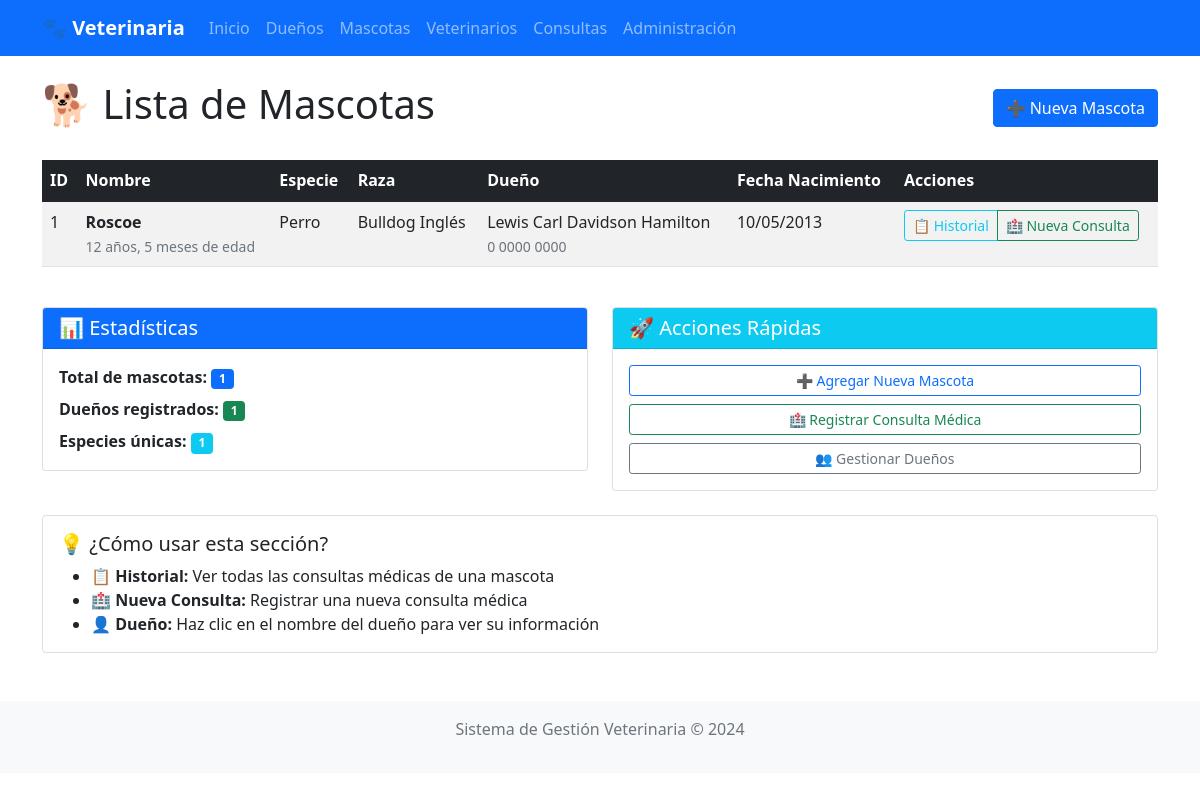
Page /mascotas/ on the earlier database version.
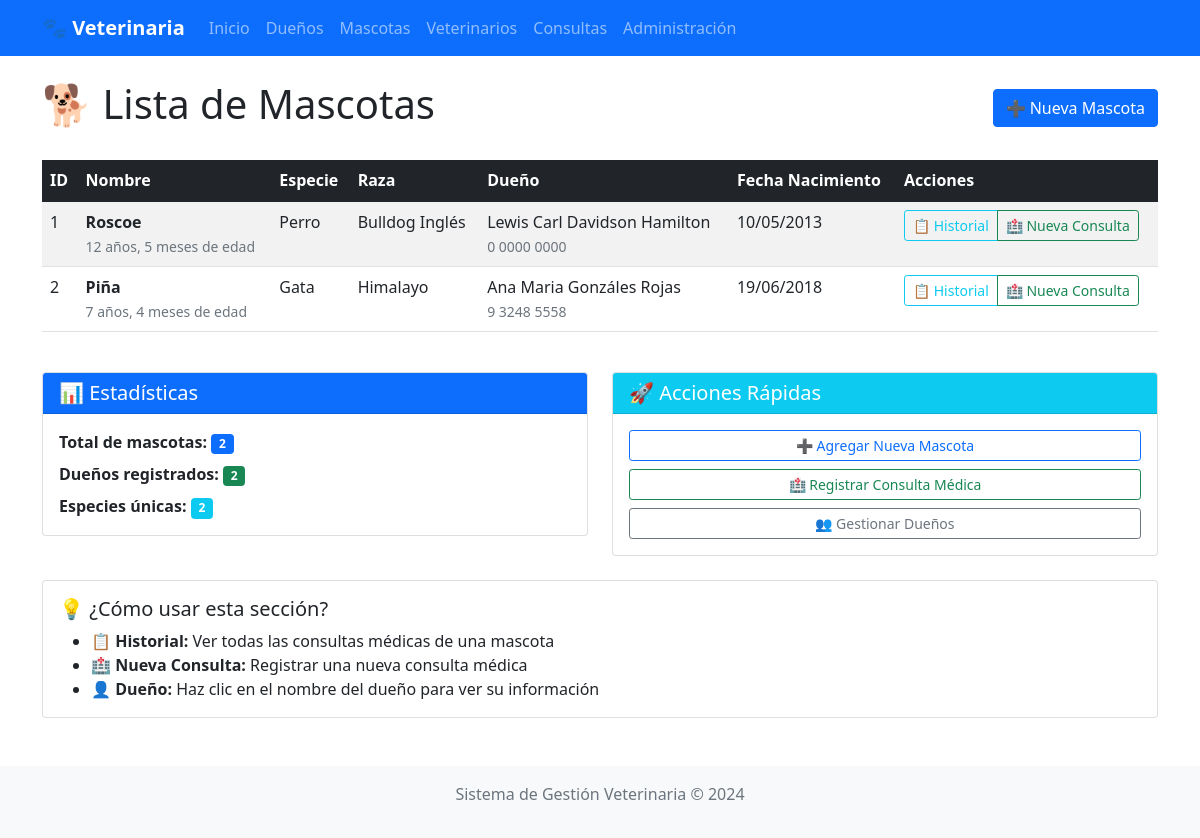
Same page on the later database version.
### clinica/models.py (models this page shows, shortened)
class Mascota(models.Model):
    nombre = models.CharField(max_length=100)
    especie = models.CharField(max_length=50, blank=True, null=True)
    raza = models.CharField(max_length=50, blank=True, null=True)
    fecha_nacimiento = models.DateField(blank=True, null=True)
    dueno = models.ForeignKey(Dueno, on_delete=models.CASCADE)
    fecha_registro = models.DateTimeField(auto_now_add=True)

class Persona(models.Model):
    nombre = models.CharField(max_length=100)
    telefono = models.CharField(max_length=20, blank=True, null=True)
    email = models.EmailField(blank=True, null=True)
    class Meta:
        abstract = True

class Dueno(Persona):
    direccion = models.TextField(blank=True, null=True)
    fecha_registro = models.DateTimeField(auto_now_add=True)

### clinica/views.py (the view)
# urls.py: path('mascotas/', views.lista_mascotas, name='lista_mascotas'),
def lista_mascotas(request):
    mascotas = Mascota.objects.select_related('dueno').all()
    duenos_count = Dueno.objects.count()
    especies_unicas = Mascota.objects.exclude(especie__isnull=True).exclude(especie='').values_list('especie', flat=True).distinct().count()
    return render(request, 'clinica/lista_mascotas.html', {
        'mascotas': mascotas,
        'duenos_count': duenos_count,
        'especies_unicas': especies_unicas
    })

### templates/clinica/lista_mascotas.html (shortened to what the changed rows need)
{% extends 'base.html' %}
{% block content %}
<div class="d-flex justify-content-between align-items-center mb-4">
    <h1>🐕 Lista de Mascotas</h1>
</div>
{% if mascotas %}
<div class="table-responsive">
    <table class="table table-striped table-hover">
        <thead class="table-dark">
            <tr>
                <th>ID</th>
                <th>Nombre</th>
                <th>Especie</th>
                <th>Raza</th>
                <th>Dueño</th>
                <th>Fecha Nacimiento</th>
                <th>Acciones</th>
            </tr>
        </thead>
        <tbody>
            {% for mascota in mascotas %}
            <tr>
                <td>{{ mascota.id }}</td>
                <td>
                    <strong>{{ mascota.nombre }}</strong>
                    {% if mascota.fecha_nacimiento %}
                        <br>
                        <small class="text-muted">
                            {{ mascota.fecha_nacimiento|timesince }} de edad
                        </small>
                    {% endif %}
                </td>
                <td>
                    {% if mascota.especie %}
                        {{ mascota.especie }}
                    {% else %}
                        <span class="text-muted">-</span>
                    {% endif %}
                </td>
                <td>
                    {% if mascota.raza %}
                        {{ mascota.raza }}
                    {% else %}
                        <span class="text-muted">-</span>
                    {% endif %}
                </td>
                <td>
                    {{ mascota.dueno.nombre }}
                    {% if mascota.dueno.telefono %}
                        <br>
                        <small class="text-muted">{{ mascota.dueno.telefono }}</small>
                    {% endif %}
                </td>
                <td>
                    {% if mascota.fecha_nacimiento %}
                        {{ mascota.fecha_nacimiento|date:"d/m/Y" }}
                    {% else %}
                        <span class="text-muted">-</span>
                    {% endif %}
                </td>
                <td>
                    <div class="btn-group btn-group-sm">
                        <a href="{% url 'historial_mascota' mascota.id %}"
                           class="btn btn-outline-info"
                           title="Ver historial médico">
                            📋 Historial
                        </a>
                        <a href="{% url 'agregar_consulta' %}"
                           class="btn btn-outline-success"
                           title="Agregar nueva consulta">
                            🏥 Nueva Consulta
                        </a>
                    </div>
                </td>
            </tr>
            {% endfor %}
        </tbody>
    </table>
</div>
{% endif %}
<div class="row mt-4">
    <div class="col-md-6">
        <div class="card">
            <div class="card-body">
                <p class="mb-2">
                    <strong>Total de mascotas:</strong>
                    <span class="badge bg-primary">{{ mascotas|length }}</span>
                </p>
                <p class="mb-2">
                    <strong>Dueños registrados:</strong>
                    <span class="badge bg-success">{{ duenos_count }}</span>
                </p>
                <p class="mb-0">
                    <strong>Especies únicas:</strong>
                    <span class="badge bg-info">{{ especies_unicas }}</span>
                </p>
            </div>
        </div>
    </div>
</div>
{% endblock %}

Differences in the rows shown:
added Mascota: id "2", nombre "Piña", fecha_nacimiento "7 años, 4 meses", especie "Gata", raza "Himalayo", dueno.nombre "Ana Maria Gonzáles Rojas", dueno.telefono "9 3248 5558", fecha_nacimiento "19/06/2018"
Other differences:
{{ mascotas|length }}: "1" → "2"
{{ duenos_count }}: "1" → "2"
{{ especies_unicas }}: "1" → "2"
